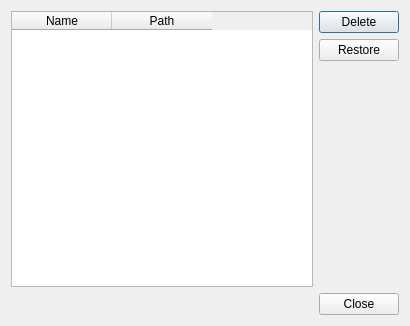
<ui version="4.0" >
 <class>FMWLostLocationWindow</class>
 <widget class="QDialog" name="FMWLostLocationWindow" >
  <property name="geometry" >
   <rect>
    <x>0</x>
    <y>0</y>
    <width>410</width>
    <height>326</height>
   </rect>
  </property>
  <property name="windowTitle" >
   <string>Lost Locations</string>
  </property>
  <layout class="QVBoxLayout" >
   <item>
    <layout class="QHBoxLayout" >
     <item>
      <widget class="QTableWidget" name="tableWidget" >
       <property name="editTriggers" >
        <set>QAbstractItemView::NoEditTriggers</set>
       </property>
       <property name="selectionMode" >
        <enum>QAbstractItemView::SingleSelection</enum>
       </property>
       <property name="selectionBehavior" >
        <enum>QAbstractItemView::SelectRows</enum>
       </property>
       <column>
        <property name="text" >
         <string>Name</string>
        </property>
       </column>
       <column>
        <property name="text" >
         <string>Path</string>
        </property>
       </column>
      </widget>
     </item>
     <item>
      <layout class="QVBoxLayout" >
       <item>
        <widget class="QPushButton" name="pushButton" >
         <property name="text" >
          <string>Delete</string>
         </property>
        </widget>
       </item>
       <item>
        <widget class="QPushButton" name="pushButton_2" >
         <property name="text" >
          <string>Restore</string>
         </property>
        </widget>
       </item>
       <item>
        <spacer>
         <property name="orientation" >
          <enum>Qt::Vertical</enum>
         </property>
         <property name="sizeHint" >
          <size>
           <width>20</width>
           <height>91</height>
          </size>
         </property>
        </spacer>
       </item>
      </layout>
     </item>
    </layout>
   </item>
   <item>
    <widget class="QDialogButtonBox" name="buttonBox" >
     <property name="orientation" >
      <enum>Qt::Horizontal</enum>
     </property>
     <property name="standardButtons" >
      <set>QDialogButtonBox::Close</set>
     </property>
    </widget>
   </item>
  </layout>
 </widget>
 <resources/>
 <connections>
  <connection>
   <sender>buttonBox</sender>
   <signal>accepted()</signal>
   <receiver>FMWLostLocationWindow</receiver>
   <slot>accept()</slot>
   <hints>
    <hint type="sourcelabel" >
     <x>248</x>
     <y>254</y>
    </hint>
    <hint type="destinationlabel" >
     <x>157</x>
     <y>274</y>
    </hint>
   </hints>
  </connection>
  <connection>
   <sender>buttonBox</sender>
   <signal>rejected()</signal>
   <receiver>FMWLostLocationWindow</receiver>
   <slot>reject()</slot>
   <hints>
    <hint type="sourcelabel" >
     <x>316</x>
     <y>260</y>
    </hint>
    <hint type="destinationlabel" >
     <x>286</x>
     <y>274</y>
    </hint>
   </hints>
  </connection>
 </connections>
</ui>
